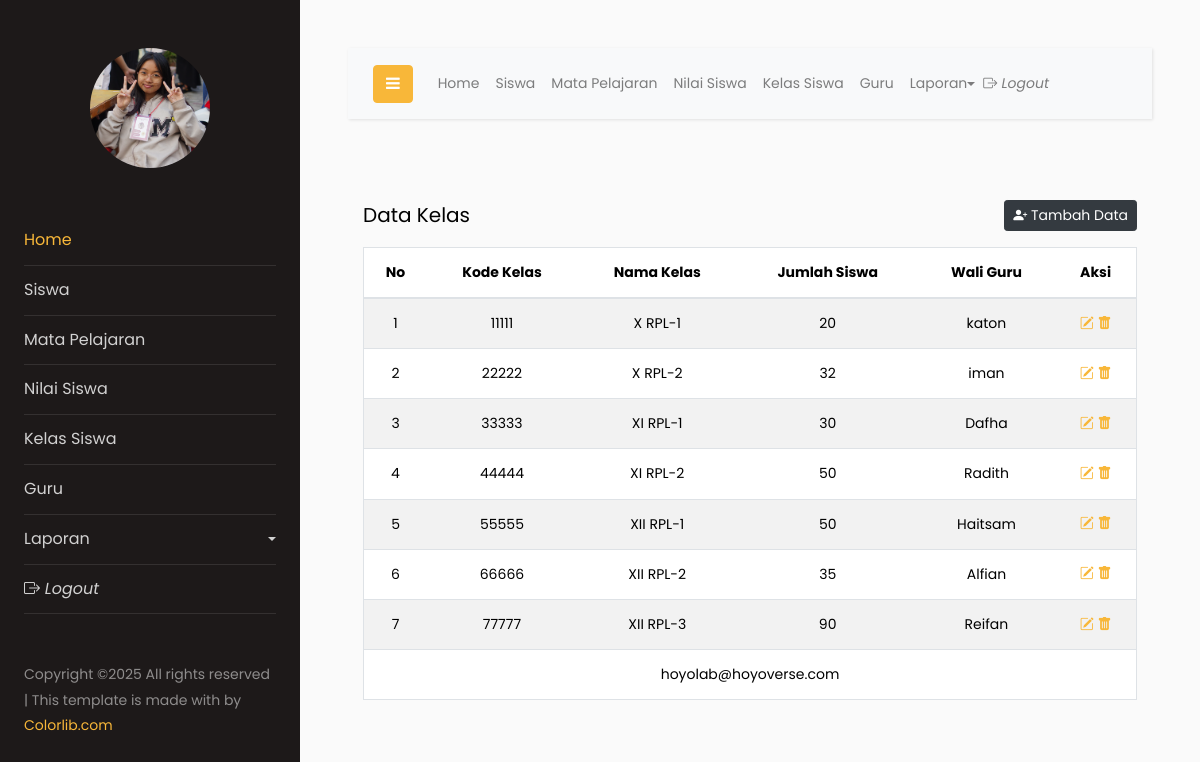
/index.php?menu=kelas, run on the app's committed database.
### tables this page shows
CREATE TABLE `kelas` (
  `kd_kelas` varchar(5) NOT NULL,
  `nama_kelas` varchar(20) NOT NULL,
  `jml_siswa` int(11) NOT NULL,
  `kd_guru` int(11) NOT NULL
);

CREATE TABLE `guru` (
  `kd_guru` int(11) NOT NULL,
  `nama_guru` varchar(50) NOT NULL,
  `pendidikan_guru` varchar(4) NOT NULL
);

### kelas/view.php (the view, shortened to what this page needs)
<?php
echo "<br>";
?>
<div class="container-fluid mt-3">
    <span class="h5">Data Kelas</span>
    <a class="btn btn-dark btn-sm float-end" data-bs-toggle="modal" data-bs-target="#forminput"  href="#">
        <span class="bi bi-person-plus-fill"></span>
        Tambah Data
    </a>
    <table class="table  table-striped border border-default border-5 mt-3">
        <thead>
        <tr align="center">
            <th>No</th>
            <th>Kode Kelas</th>
            <th>Nama Kelas</th>
            <th>Jumlah Siswa</th>
            <th>Wali Guru</th>
            <th>Aksi</th>
        </tr>
        </thead>
        <tbody>
            <?php
                $sql = "SELECT guru.kd_guru,guru.nama_guru,
                                kelas.kd_kelas,kelas.nama_kelas,kelas.jml_siswa
                FROM guru JOIN kelas ON guru.kd_guru=kelas.kd_guru";
                $result = $conn->query("$sql");
                if($result->num_rows>0){
                    $no=0;
                    while($row=$result->fetch_assoc()){
                        $no++;
            ?>
        <tr align="center">
            <td><?php echo $no;?></td>
            <td><?php echo $row['kd_kelas'];?></td>
            <td><?php echo $row['nama_kelas'];?></td>
            <td><?php echo $row['jml_siswa'];?></td>
            <td><?php echo $row['nama_guru'];?></td>
            <td>
                <a href="#" class="" data-bs-toggle="modal" data-bs-target="#tambah-<?php echo $row['kd_kelas']; ?>"><i class="bi bi-pencil-square"></i></a>
                <a href="#" class="" data-bs-toggle="modal" data-bs-target="#hapus-<?php echo $row['kd_kelas']; ?>"><i class="bi bi-trash-fill"></i></a>
            </td>
        </tr>
        <?php
                }
            }else{
                echo"<tr>
                        <td colspan='5'
                            Data belum ada.....
                        </td>
                    </tr>";
            }
        ?>
        </tbody>
        <tfoot>
        <tr>
            <td colspan="6" align="center">hoyolab@hoyoverse.com</td>
        </tfoot>
    </table>
</div>

### data on the page
kelas: kd_kelas "11111", nama_kelas "X RPL-1", jml_siswa "20", kd_guru.nama_guru "katon"
kelas: kd_kelas "22222", nama_kelas "X RPL-2", jml_siswa "32", kd_guru.nama_guru "iman"
kelas: kd_kelas "33333", nama_kelas "XI RPL-1", jml_siswa "30", kd_guru.nama_guru "Dafha"
kelas: kd_kelas "44444", nama_kelas "XI RPL-2", jml_siswa "50", kd_guru.nama_guru "Radith"
kelas: kd_kelas "55555", nama_kelas "XII RPL-1", jml_siswa "50", kd_guru.nama_guru "Haitsam"
kelas: kd_kelas "66666", nama_kelas "XII RPL-2", jml_siswa "35", kd_guru.nama_guru "Alfian"
kelas: kd_kelas "77777", nama_kelas "XII RPL-3", jml_siswa "90", kd_guru.nama_guru "Reifan"
